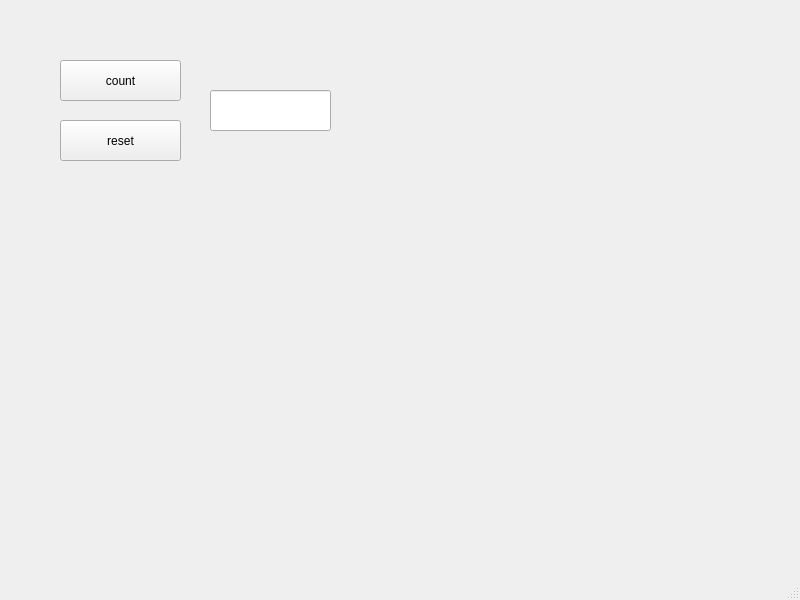
<?xml version="1.0" encoding="UTF-8"?>
<ui version="4.0">
 <class>MainWindow</class>
 <widget class="QMainWindow" name="MainWindow">
  <property name="geometry">
   <rect>
    <x>0</x>
    <y>0</y>
    <width>800</width>
    <height>600</height>
   </rect>
  </property>
  <property name="windowTitle">
   <string>MainWindow</string>
  </property>
  <widget class="QWidget" name="centralwidget">
   <widget class="QPushButton" name="btnCount">
    <property name="geometry">
     <rect>
      <x>60</x>
      <y>60</y>
      <width>121</width>
      <height>41</height>
     </rect>
    </property>
    <property name="text">
     <string>count</string>
    </property>
   </widget>
   <widget class="QPushButton" name="btnReset">
    <property name="geometry">
     <rect>
      <x>60</x>
      <y>120</y>
      <width>121</width>
      <height>41</height>
     </rect>
    </property>
    <property name="text">
     <string>reset</string>
    </property>
   </widget>
   <widget class="QLineEdit" name="lineEdit">
    <property name="geometry">
     <rect>
      <x>210</x>
      <y>90</y>
      <width>121</width>
      <height>41</height>
     </rect>
    </property>
   </widget>
  </widget>
  <widget class="QMenuBar" name="menubar">
   <property name="geometry">
    <rect>
     <x>0</x>
     <y>0</y>
     <width>800</width>
     <height>21</height>
    </rect>
   </property>
  </widget>
  <widget class="QStatusBar" name="statusbar"/>
 </widget>
 <resources/>
 <connections/>
</ui>
